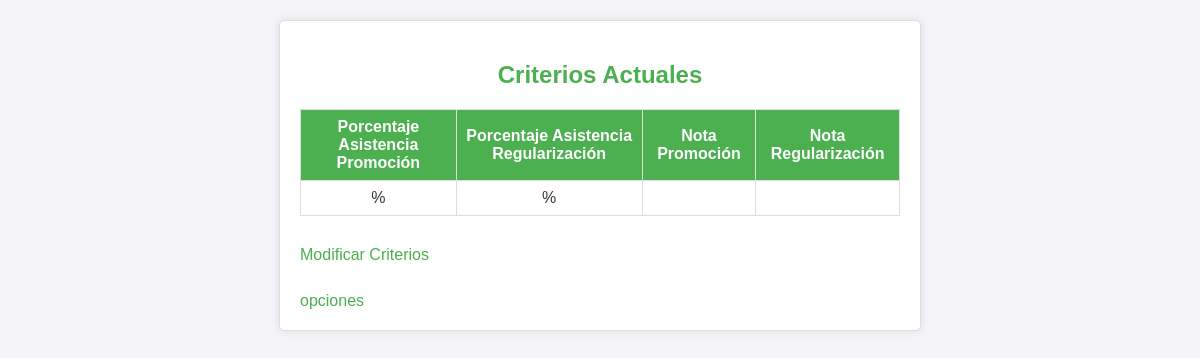
Page /criterios/ver_criterios.php on the earlier database version.
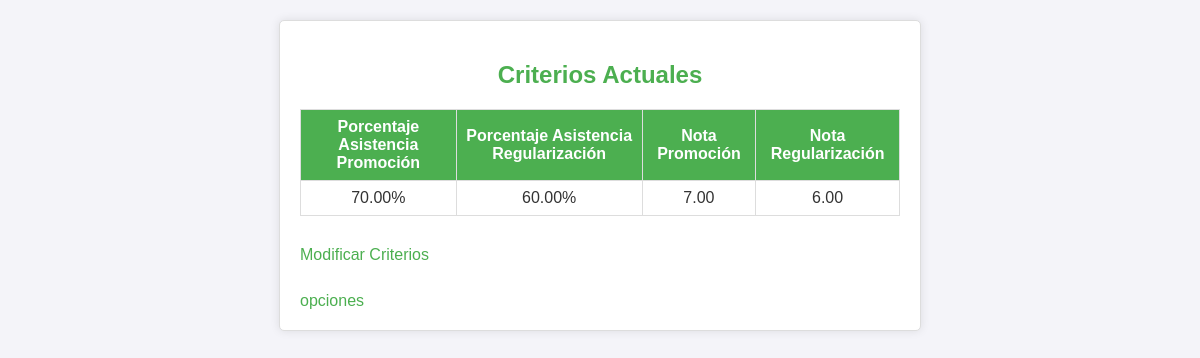
Same page on the later database version.
### tables this page shows
CREATE TABLE `ram` (
  `id` int NOT NULL,
  `porcentaje_asistencia_promocion` decimal(5,2) NOT NULL,
  `porcentaje_asistencia_regularizar` decimal(5,2) NOT NULL,
  `nota_promocion` decimal(3,2) NOT NULL,
  `nota_regularizar` decimal(3,2) NOT NULL
);

### criterios/Criterios.php (called while the page is built, shortened)
<?php
class Criterios {
    private $conn;
    public function __construct($conn) {
        $this->conn = $conn;
    }
    public function getCriterios() {
        $query = $this->conn->prepare("SELECT * FROM ram LIMIT 1");
        $query->execute();
        return $query->fetch(PDO::FETCH_ASSOC);
    }
}
?>

### criterios/ver_criterios.php (the view, shortened to what this page needs)
<?php
require_once 'Criterios.php';
$criteriosObj = new Criterios($conn);
$criterios = $criteriosObj->getCriterios();
?>
<!DOCTYPE html>
<html lang="es">
<head>
    <link rel="stylesheet" href="criterios_generales.css">
</head>
<body>
    <div class="container">
        <h2>Criterios Actuales</h2>
        <table>
            <tr>
                <th>Porcentaje Asistencia Promoción</th>
                <th>Porcentaje Asistencia Regularización</th>
                <th>Nota Promoción</th>
                <th>Nota Regularización</th>
            </tr>
            <tr>
                <td><?php echo $criterios['porcentaje_asistencia_promocion']; ?>%</td>
                <td><?php echo $criterios['porcentaje_asistencia_regularizar']; ?>%</td>
                <td><?php echo $criterios['nota_promocion']; ?></td>
                <td><?php echo $criterios['nota_regularizar']; ?></td>
            </tr>
        </table>
        <a href="modificar_criterios.php">Modificar Criterios</a><br><br>
        <a href="../opciones.php">opciones</a>
    </div>
</body>
</html>

Differences in the rows shown:
added ram: porcentaje_asistencia_promocion "70.00", porcentaje_asistencia_regularizar "60.00", nota_promocion "7.00", nota_regularizar "6.00"
